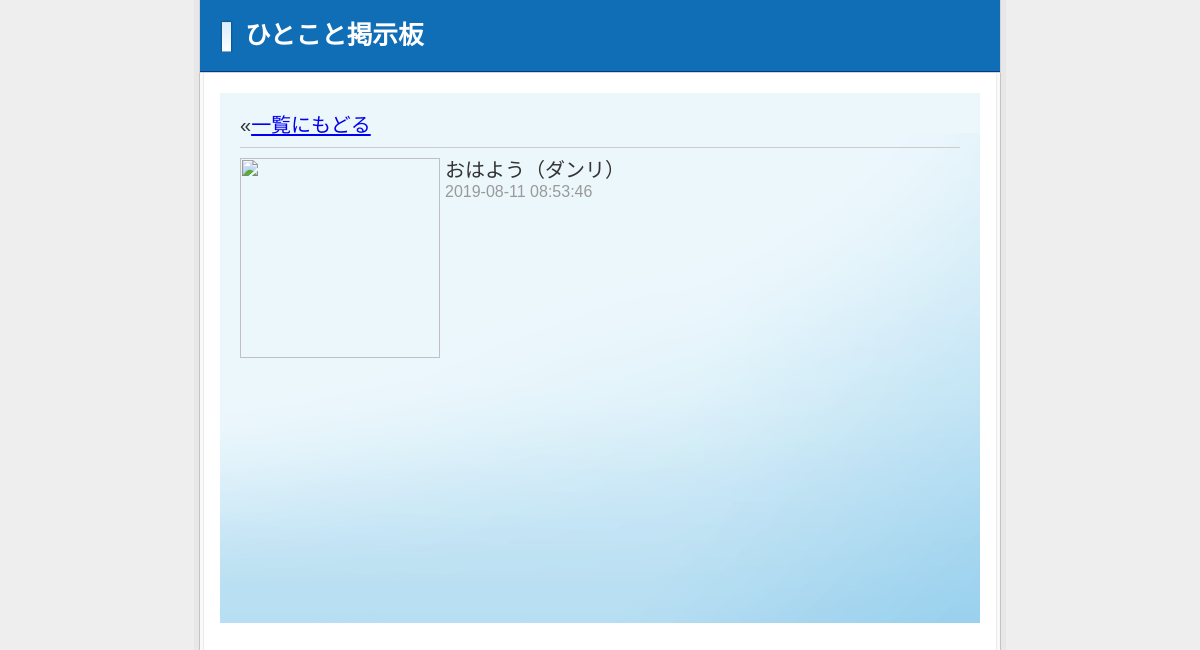
Page /view.php?id=1 on the committed database.
### tables this page shows
CREATE TABLE `posts` (
  `id` int(11) NOT NULL AUTO_INCREMENT,
  `message` text NOT NULL,
  `member_id` int(11) NOT NULL,
  `reply_message_id` int(11) NOT NULL,
  `picture` varchar(255) NOT NULL,
  `created` datetime NOT NULL,
  `modified` timestamp NOT NULL DEFAULT current_timestamp() ON UPDATE current_timestamp(),
  PRIMARY KEY (`id`)
);

CREATE TABLE `members` (
  `id` int(11) NOT NULL AUTO_INCREMENT,
  `name` varchar(255) NOT NULL,
  `email` varchar(255) NOT NULL,
  `password` varchar(100) NOT NULL,
  `picture` varchar(255) NOT NULL,
  `created` datetime NOT NULL,
  `modified` timestamp NOT NULL DEFAULT current_timestamp() ON UPDATE current_timestamp(),
  PRIMARY KEY (`id`)
);

### view.php (the view, shortened to what this page needs)
<?php
	require('dbconnect.php');
	$posts = $db->prepare('SELECT m.name, p.* FROM members m, posts p WHERE m.id=p.member_id AND p.id=?');
	$posts->execute(array($_REQUEST['id']));
?>
<!DOCTYPE html>
<html lang="ja">
<head>
	<link rel="stylesheet" href="style.css" />
</head>
<body>
<div id="wrap">
  <div id="head">
    <h1>ひとこと掲示板</h1>
  </div>
  <div id="content">
  <p>&laquo;<a href="index.php">一覧にもどる</a></p>
	<?php if($post = $posts->fetch()): ?>
    <div class="msg">
    <img style="width: 200px; height: 200px;" src="member_picture/<?php print(htmlspecialchars($post['picture'], ENT_QUOTES)); ?>" />
    <p><?php print(htmlspecialchars($post['message'], ENT_QUOTES)); ?><span class="name">（<?php print(htmlspecialchars($post['name'], ENT_QUOTES)); ?>）</span></p>
    <p class="day"><?php print(htmlspecialchars($post['created'], ENT_QUOTES)); ?></p>
    </div>
	<?php else: ?>
		<p>その投稿は削除されたか、URLが間違えています</p>
	<?php endif; ?>
  </div>
</div>
</body>
</html>

### style.css (style rules this page uses)
body,div,dl,dt,dd,ul,ol,li,h1,h2,h3,h4,h5,h6,pre,code,form,fieldset,legend,input,button,textarea,p,blockquote,th,td { margin:0;padding:0; }
fieldset,img { border:0; }
h1,h2,h3,h4,h5,h6 { font-size:100%;font-weight:normal; }
body { font:13px/1.231 arial,helvetica,clean,sans-serif;*font-size:small;*font:x-small; }
body { background: url(images/bg_main.png) top center repeat-y #eeeeee; color: #333; }
#wrap { width: 802px; margin: 0 auto; }
#head { border-left: 1px solid #d4d4d4; border-right: 1px solid #d4d4d4; border-bottom: 1px solid #d4d4d4; background: url(images/bg_head.png) bottom left repeat-x #106eb7; color: #fff; padding: 20px; margin-bottom: 20px; }
h1 { background: url(images/bg_ttl.png) top left no-repeat; padding-left: 25px; font-size: 197%; font-weight: bold; }
#content { padding: 20px; background: url(images/bg_content.png) left bottom no-repeat #ecf7fc; width: 720px; min-height: 490px; margin: 0 auto; margin-bottom: 10px; font-size: 153.9%; }
p { line-height: 1.2em; margin-bottom: 0.5em; }
.msg { clear: both; border-top: 1px solid #ccc; padding: 10px 0; }
.msg img { float: left; margin-right: 5px; }
.msg p { margin: 0; }
.msg .day, .msg .day a { font-size: 80%; color: #999; }

### rows in the picture
posts: message "おはよう", member.name "ダンリ", created "2019-08-11 08:53:46"
